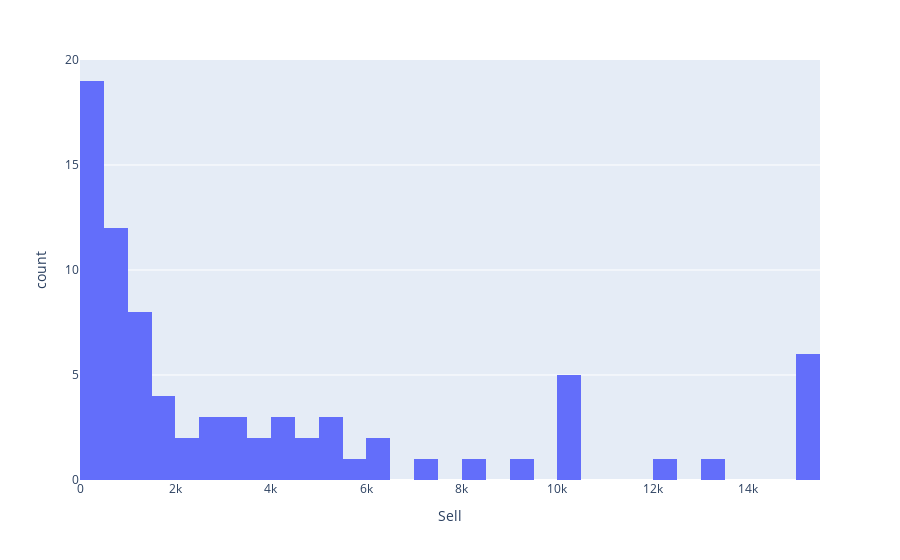

The notebook cell this image was saved under:
### Code cell
import plotly.express as px
fig = px.histogram(fish, x="Sell", nbins=50)
fig.show()

### Figure 1 — Plotly figure (JSON) as saved in the notebook; plotly's stock layout.template omitted (floating-point values rounded to 4 significant figures)
{"data": [{"alignmentgroup": "True", "bingroup": "x", "hoverlabel": {"namelength": 0}, "hovertemplate": "Sell=%{x}<br>count=%{y}", "legendgroup": "", "marker": {"color": "#636efa"}, "name": "", "nbinsx": 50, "offsetgroup": "", "orientation": "v", "showlegend": false, "type": "histogram", "x": [200, 3000, 10000, 10000, 5000, 15000, 2500, 900, 400, 5000, 10000, 180, 1000, 300, 800, 3800, 1000, 650, 15000, 200, 160, 300, 240, 15000, 2500, 400, 120, 6000, 5500, 4500, 15000, 1300, 15000, 1300, 8000, 150, 300, 1800, 4000, 400, 6000, 2000, 2000, 10000, 500, 1500, 9000, 4000, 800, 200, 1800, 2500, 400, 1300, 250, 800, 4500, 3000, 3000, 600, 4000, 700, 12000, 400, 1000, 1100, 5000, 3750, 500, 15000, 10000, 1500, 1000, 900, 100, 800, 7000, 13000, 300, 500], "xaxis": "x", "yaxis": "y"}], "layout": {"barmode": "relative", "legend": {"tracegroupgap": 0}, "margin": {"t": 60}, "xaxis": {"anchor": "y", "domain": [0, 1], "title": {"text": "Sell"}}, "yaxis": {"anchor": "x", "domain": [0, 1], "title": {"text": "count"}}}}
